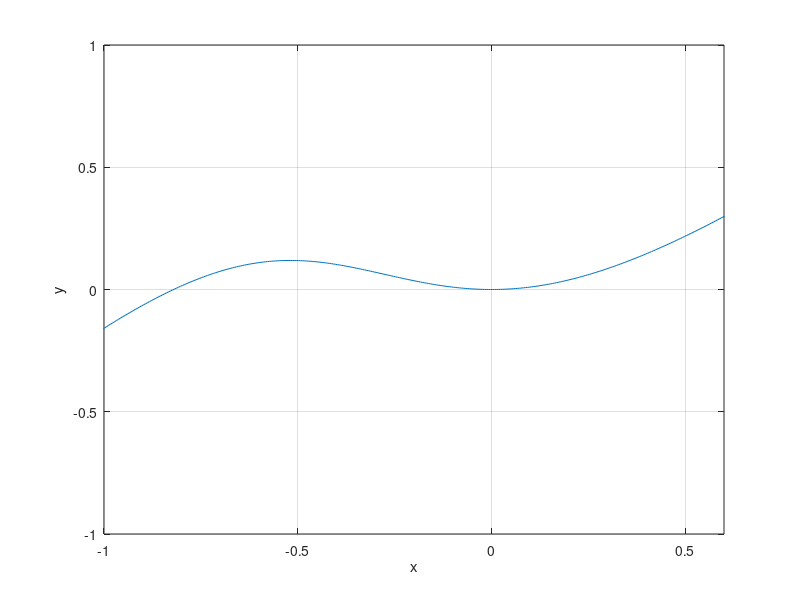
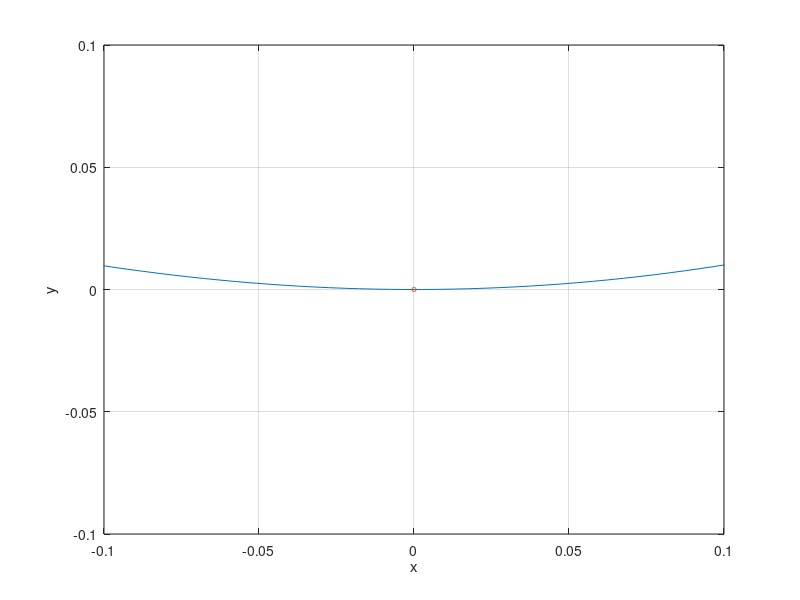
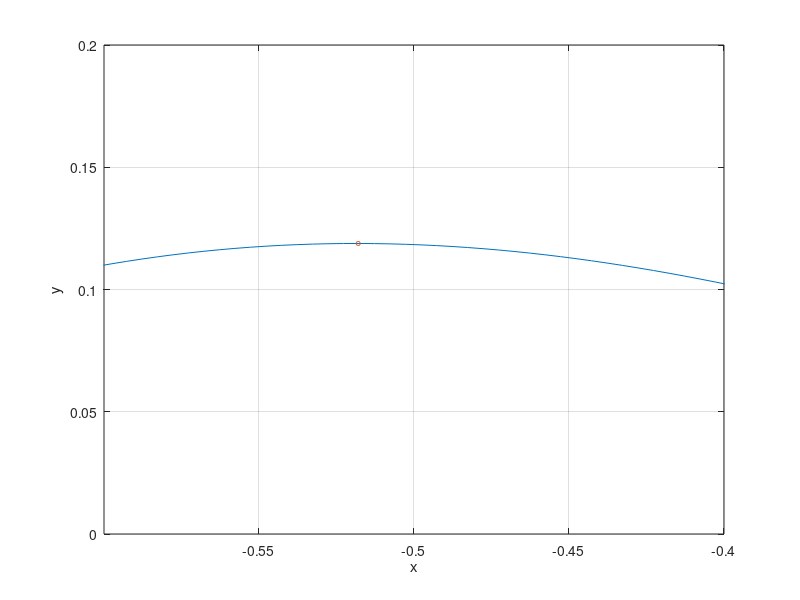

Source code (MATLAB) for these figures, in order:
%% Uppgift 8
% Hitta kritiska punkter för funktionen
% $$ f(x) = x - sin(\frac{x}{x^2 + x + 1}) $$
x = linspace(-5, 5, 2000);
f = @(x) x - sin(x ./ (x.^2 + x + 1));

figure;
plot(x, f(x));
xlabel('x');
ylabel('y');
grid on;
axis([-1 0.6, -1 1]);
%%
% Här kan man se att det finns kritiska punkter runt $x = 0$ och $x \approx
% -0.518$.
% 
% För $x = 0$

figure;
plot(x, f(x));
hold on;
x1 = 0;
xlabel('x');
ylabel('y');
grid on;
plot(x1, f(x1), 'o', 'MarkerSize', 3);
axis([-0.1 0.1, -0.1 0.1]);
hold off;
%%
% För $x \approx -0.518$

figure;
plot(x, f(x));
hold on;
x2 = -0.518;
xlabel('x');
ylabel('y');
grid on;
plot(x2, f(x2), 'o', 'MarkerSize', 3);
axis([-0.6 -0.4, 0 0.20]);
hold off;
%%
% Alltså är svaret
%
% $$ x_{cp1} = 0 $$
%
% $$ x_{cp2} \approx -0.518 $$
